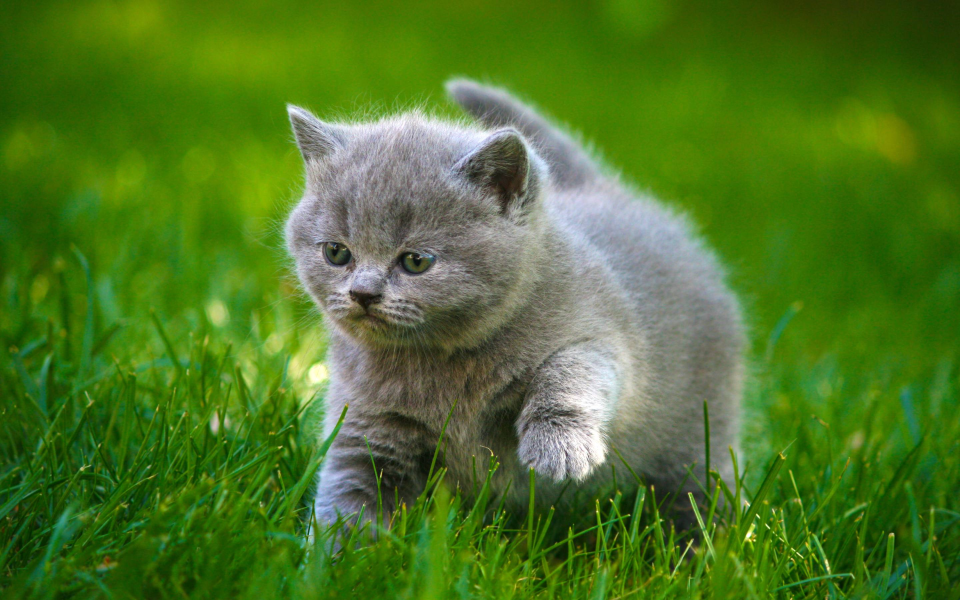
#> input picture Prototype/server/customModel/S5xGj8u.jpg, 2880 x 1800 px (shown at 1/3 size)
$ python test.py
#> lines starting #> are read from the running program, lines starting #| are printed output that depends on the picture
import requests
from PIL import Image
import numpy as np

# 1. Prepare test image
img = Image.open('S5xGj8u.jpg').resize((32, 32))
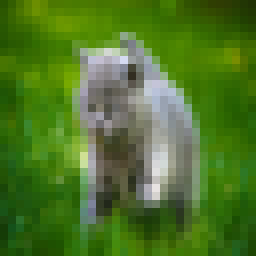
#> img: PIL image 32x32 RGB (shown 8 times larger); mean R, G, B 78, 117.6, 39.5
img_array = np.array(img) / 255.0
img_array = np.expand_dims(img_array, axis=0)

# 2. Get model ID from Supabase
#> (the run stopped early here; a loop or call above may not have finished)
